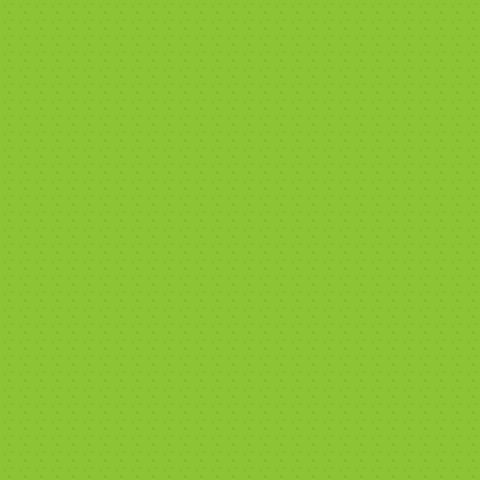

Rendered tile map (Tiled .tmx) drawn with the repository's tilesets; below, a short description and the full map source, tile grids included:
An orthogonal 30x30 tile map with 16x16 px tiles, 2 tile layers (Tile Layer 1, Tile Layer 2).

<map version="1.10" tiledversion="1.10.2" orientation="orthogonal" renderorder="right-down" width="30" height="30" tilewidth="16" tileheight="16" infinite="0" nextlayerid="3" nextobjectid="1">
 <tileset firstgid="1" name="testTileset" tilewidth="16" tileheight="16" spacing="1" tilecount="1767" columns="57">
  <image source="roguelikeSheet_transparent.png" width="968" height="526" />
 </tileset>
 <layer id="1" name="Tile Layer 1" width="30" height="30">
  <data encoding="csv">
6,6,6,6,6,6,6,6,6,6,6,6,6,6,6,6,6,6,6,6,6,6,6,6,6,6,6,6,6,6,
6,6,6,6,6,6,6,6,6,6,6,6,6,6,6,6,6,6,6,6,6,6,6,6,6,6,6,6,6,6,
6,6,6,6,6,6,6,6,6,6,6,6,6,6,6,6,6,6,6,6,6,6,6,6,6,6,6,6,6,6,
6,6,6,6,6,6,6,6,6,6,6,6,6,6,6,6,6,6,6,6,6,6,6,6,6,6,6,6,6,6,
6,6,6,6,6,6,6,6,6,6,6,6,6,6,6,6,6,6,6,6,6,6,6,6,6,6,6,6,6,6,
6,6,6,6,6,6,6,6,6,6,6,6,6,6,6,6,6,6,6,6,6,6,6,6,6,6,6,6,6,6,
6,6,6,6,6,6,6,6,6,6,6,6,6,6,6,6,6,6,6,6,6,6,6,6,6,6,6,6,6,6,
6,6,6,6,6,6,6,6,6,6,6,6,6,6,6,6,6,6,6,6,6,6,6,6,6,6,6,6,6,6,
6,6,6,6,6,6,6,6,6,6,6,6,6,6,6,6,6,6,6,6,6,6,6,6,6,6,6,6,6,6,
6,6,6,6,6,6,6,6,6,6,6,6,6,6,6,6,6,6,6,6,6,6,6,6,6,6,6,6,6,6,
6,6,6,6,6,6,6,6,6,6,6,6,6,6,6,6,6,6,6,6,6,6,6,6,6,6,6,6,6,6,
6,6,6,6,6,6,6,6,6,6,6,6,6,6,6,6,6,6,6,6,6,6,6,6,6,6,6,6,6,6,
6,6,6,6,6,6,6,6,6,6,6,6,6,6,6,6,6,6,6,6,6,6,6,6,6,6,6,6,6,6,
6,6,6,6,6,6,6,6,6,6,6,6,6,6,6,6,6,6,6,6,6,6,6,6,6,6,6,6,6,6,
6,6,6,6,6,6,6,6,6,6,6,6,6,6,6,6,6,6,6,6,6,6,6,6,6,6,6,6,6,6,
6,6,6,6,6,6,6,6,6,6,6,6,6,6,6,6,6,6,6,6,6,6,6,6,6,6,6,6,6,6,
6,6,6,6,6,6,6,6,6,6,6,6,6,6,6,6,6,6,6,6,6,6,6,6,6,6,6,6,6,6,
6,6,6,6,6,6,6,6,6,6,6,6,6,6,6,6,6,6,6,6,6,6,6,6,6,6,6,6,6,6,
6,6,6,6,6,6,6,6,6,6,6,6,6,6,6,6,6,6,6,6,6,6,6,6,6,6,6,6,6,6,
6,6,6,6,6,6,6,6,6,6,6,6,6,6,6,6,6,6,6,6,6,6,6,6,6,6,6,6,6,6,
6,6,6,6,6,6,6,6,6,6,6,6,6,6,6,6,6,6,6,6,6,6,6,6,6,6,6,6,6,6,
6,6,6,6,6,6,6,6,6,6,6,6,6,6,6,6,6,6,6,6,6,6,6,6,6,6,6,6,6,6,
6,6,6,6,6,6,6,6,6,6,6,6,6,6,6,6,6,6,6,6,6,6,6,6,6,6,6,6,6,6,
6,6,6,6,6,6,6,6,6,6,6,6,6,6,6,6,6,6,6,6,6,6,6,6,6,6,6,6,6,6,
6,6,6,6,6,6,6,6,6,6,6,6,6,6,6,6,6,6,6,6,6,6,6,6,6,6,6,6,6,6,
6,6,6,6,6,6,6,6,6,6,6,6,6,6,6,6,6,6,6,6,6,6,6,6,6,6,6,6,6,6,
6,6,6,6,6,6,6,6,6,6,6,6,6,6,6,6,6,6,6,6,6,6,6,6,6,6,6,6,6,6,
6,6,6,6,6,6,6,6,6,6,6,6,6,6,6,6,6,6,6,6,6,6,6,6,6,6,6,6,6,6,
6,6,6,6,6,6,6,6,6,6,6,6,6,6,6,6,6,6,6,6,6,6,6,6,6,6,6,6,6,6,
6,6,6,6,6,6,6,6,6,6,6,6,6,6,6,6,6,6,6,6,6,6,6,6,6,6,6,6,6,6
</data>
 </layer>
 <layer id="2" name="Tile Layer 2" width="30" height="30">
  <data encoding="csv">
0,0,0,0,0,0,0,0,0,0,0,0,0,0,0,0,0,0,0,0,0,0,0,0,0,0,0,0,0,0,
0,0,0,0,0,0,0,0,0,0,0,0,0,0,0,0,0,0,0,0,0,0,0,0,0,0,0,0,0,0,
0,0,0,0,0,0,0,0,0,0,0,0,0,0,0,0,0,0,0,0,0,0,0,0,0,0,0,0,0,0,
0,0,0,0,0,0,0,0,0,0,0,0,0,0,0,0,0,0,0,0,0,0,0,0,0,0,0,0,0,0,
0,0,0,0,0,0,0,0,0,0,0,0,0,0,0,0,0,0,0,0,0,0,0,0,0,0,0,0,0,0,
0,0,0,0,0,0,0,0,0,0,0,0,0,0,0,0,0,0,0,0,0,0,0,0,0,0,0,0,0,0,
0,0,0,0,0,0,0,0,0,0,0,0,0,0,0,0,0,0,0,0,0,0,0,0,0,0,0,0,0,0,
0,0,0,0,0,0,0,0,0,0,0,0,0,0,0,0,0,0,0,0,0,0,0,0,0,0,0,0,0,0,
0,0,0,0,0,0,0,0,0,0,0,0,0,0,0,0,0,0,0,0,0,0,0,0,0,0,0,0,0,0,
0,0,0,0,0,0,0,0,0,0,0,0,0,0,0,0,0,0,0,0,0,0,0,0,0,0,0,0,0,0,
0,0,0,0,0,0,0,0,0,0,0,0,0,0,0,0,0,0,0,0,0,0,0,0,0,0,0,0,0,0,
0,0,0,0,0,0,0,0,0,0,0,0,0,0,0,0,0,0,0,0,0,0,0,0,0,0,0,0,0,0,
0,0,0,0,0,0,0,0,0,0,0,0,0,0,0,0,0,0,0,0,0,0,0,0,0,0,0,0,0,0,
0,0,0,0,0,0,0,0,0,0,0,0,0,0,0,0,0,0,0,0,0,0,0,0,0,0,0,0,0,0,
0,0,0,0,0,0,0,0,0,0,0,0,0,0,0,6,0,0,0,0,0,0,0,0,0,0,0,0,0,0,
0,0,0,0,0,0,0,0,0,0,0,0,0,0,0,0,0,0,0,0,0,0,0,0,0,0,0,0,0,0,
0,0,0,0,0,0,0,0,0,0,0,0,0,0,0,0,0,0,0,0,0,0,0,0,0,0,0,0,0,0,
0,0,0,0,0,0,0,0,0,0,0,0,0,0,0,0,0,0,0,0,0,0,0,0,0,0,0,0,0,0,
0,0,0,0,0,0,0,0,0,0,0,0,0,0,0,0,0,0,0,0,0,0,0,0,0,0,0,0,0,0,
0,0,0,0,0,0,0,0,0,0,0,0,0,0,0,0,0,0,0,0,0,0,0,0,0,0,0,0,0,0,
0,0,0,0,0,0,0,0,0,0,0,0,0,0,0,0,0,0,0,0,0,0,0,0,0,0,0,0,0,0,
0,0,0,0,0,0,0,0,0,0,0,0,0,0,0,0,0,0,0,0,0,0,0,0,0,0,0,0,0,0,
0,0,0,0,0,0,0,0,0,0,0,0,0,0,0,0,0,0,0,0,0,0,0,0,0,0,0,0,0,0,
0,0,0,0,0,0,0,0,0,0,0,0,0,0,0,0,0,0,0,0,0,0,0,0,0,0,0,0,0,0,
0,0,0,0,0,0,0,0,0,0,0,0,0,0,0,0,0,0,0,0,0,0,0,0,0,0,0,0,0,0,
0,0,0,0,0,0,0,0,0,0,0,0,0,0,0,0,0,0,0,0,0,0,0,0,0,0,0,0,0,0,
0,0,0,0,0,0,0,0,0,0,0,0,0,0,0,0,0,0,0,0,0,0,0,0,0,0,0,0,0,0,
0,0,0,0,0,0,0,0,0,0,0,0,0,0,0,0,0,0,0,0,0,0,0,0,0,0,0,0,0,0,
0,0,0,0,0,0,0,0,0,0,0,0,0,0,0,0,0,0,0,0,0,0,0,0,0,0,0,0,0,0,
0,0,0,0,0,0,0,0,0,0,0,0,0,0,0,0,0,0,0,0,0,0,0,0,0,0,0,0,0,0
</data>
 </layer>
</map>
